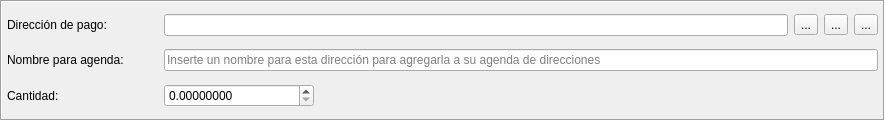
<?xml version="1.0" encoding="UTF-8"?>
<ui version="4.0">
 <class>TransferFrame</class>
 <widget class="QFrame" name="TransferFrame">
  <property name="geometry">
   <rect>
    <x>0</x>
    <y>0</y>
    <width>885</width>
    <height>121</height>
   </rect>
  </property>
  <property name="windowTitle">
   <string>Marco</string>
  </property>
  <property name="frameShape">
   <enum>QFrame::Box</enum>
  </property>
  <property name="frameShadow">
   <enum>QFrame::Sunken</enum>
  </property>
  <layout class="QGridLayout" name="gridLayout">
   <property name="leftMargin">
    <number>5</number>
   </property>
   <property name="topMargin">
    <number>5</number>
   </property>
   <property name="rightMargin">
    <number>5</number>
   </property>
   <property name="bottomMargin">
    <number>5</number>
   </property>
   <item row="0" column="0">
    <widget class="QLabel" name="label">
     <property name="text">
      <string>Dirección de pago:</string>
     </property>
    </widget>
   </item>
   <item row="0" column="3">
    <widget class="QToolButton" name="m_addressBookButton">
     <property name="text">
      <string>...</string>
     </property>
     <property name="icon">
      <iconset resource="../../resources.qrc">
       <normaloff>:/icons/address-book</normaloff>:/icons/address-book</iconset>
     </property>
    </widget>
   </item>
   <item row="0" column="4">
    <widget class="QToolButton" name="m_pasteButton">
     <property name="text">
      <string>...</string>
     </property>
     <property name="icon">
      <iconset resource="../../resources.qrc">
       <normaloff>:/icons/paste</normaloff>:/icons/paste</iconset>
     </property>
    </widget>
   </item>
   <item row="1" column="1" colspan="5">
    <widget class="QLineEdit" name="m_labelEdit">
     <property name="placeholderText">
      <string>Inserte un nombre para esta dirección para agregarla a su agenda de direcciones</string>
     </property>
    </widget>
   </item>
   <item row="2" column="0">
    <widget class="QLabel" name="label_3">
     <property name="text">
      <string>Cantidad:</string>
     </property>
    </widget>
   </item>
   <item row="0" column="5">
    <widget class="QToolButton" name="m_removeButton">
     <property name="text">
      <string>...</string>
     </property>
     <property name="icon">
      <iconset resource="../../resources.qrc">
       <normaloff>:/icons/remove</normaloff>:/icons/remove</iconset>
     </property>
    </widget>
   </item>
   <item row="2" column="2" colspan="4">
    <spacer name="horizontalSpacer">
     <property name="orientation">
      <enum>Qt::Horizontal</enum>
     </property>
     <property name="sizeHint" stdset="0">
      <size>
       <width>558</width>
       <height>17</height>
      </size>
     </property>
    </spacer>
   </item>
   <item row="1" column="0">
    <widget class="QLabel" name="label_2">
     <property name="text">
      <string>Nombre para agenda:</string>
     </property>
    </widget>
   </item>
   <item row="2" column="1">
    <widget class="QDoubleSpinBox" name="m_amountSpin">
     <property name="layoutDirection">
      <enum>Qt::LeftToRight</enum>
     </property>
     <property name="suffix">
      <string notr="true"/>
     </property>
     <property name="decimals">
      <number>8</number>
     </property>
     <property name="maximum">
      <double>999999999.999999046325684</double>
     </property>
    </widget>
   </item>
   <item row="0" column="1" colspan="2">
    <widget class="QLineEdit" name="m_addressEdit"/>
   </item>
  </layout>
 </widget>
 <tabstops>
  <tabstop>m_addressEdit</tabstop>
  <tabstop>m_labelEdit</tabstop>
  <tabstop>m_amountSpin</tabstop>
  <tabstop>m_addressBookButton</tabstop>
  <tabstop>m_pasteButton</tabstop>
  <tabstop>m_removeButton</tabstop>
 </tabstops>
 <resources>
  <include location="../../resources.qrc"/>
 </resources>
 <connections>
  <connection>
   <sender>m_removeButton</sender>
   <signal>clicked()</signal>
   <receiver>TransferFrame</receiver>
   <slot>close()</slot>
   <hints>
    <hint type="sourcelabel">
     <x>862</x>
     <y>21</y>
    </hint>
    <hint type="destinationlabel">
     <x>442</x>
     <y>60</y>
    </hint>
   </hints>
  </connection>
  <connection>
   <sender>m_addressBookButton</sender>
   <signal>clicked()</signal>
   <receiver>TransferFrame</receiver>
   <slot>addressBookClicked()</slot>
   <hints>
    <hint type="sourcelabel">
     <x>786</x>
     <y>21</y>
    </hint>
    <hint type="destinationlabel">
     <x>442</x>
     <y>60</y>
    </hint>
   </hints>
  </connection>
  <connection>
   <sender>m_pasteButton</sender>
   <signal>clicked()</signal>
   <receiver>TransferFrame</receiver>
   <slot>pasteClicked()</slot>
   <hints>
    <hint type="sourcelabel">
     <x>824</x>
     <y>21</y>
    </hint>
    <hint type="destinationlabel">
     <x>442</x>
     <y>60</y>
    </hint>
   </hints>
  </connection>
 </connections>
 <slots>
  <slot>addressBookClicked()</slot>
  <slot>pasteClicked()</slot>
 </slots>
</ui>
